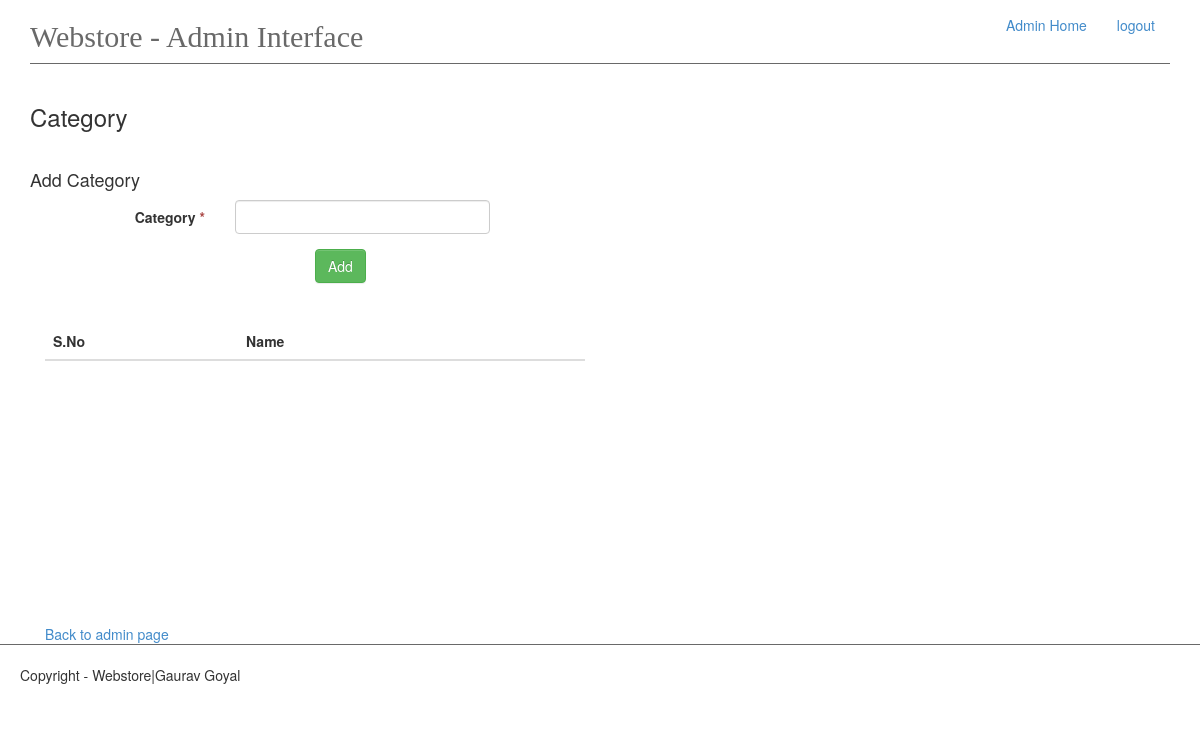
The page /admin/category/add/ (signed in) on the database as committed earlier.
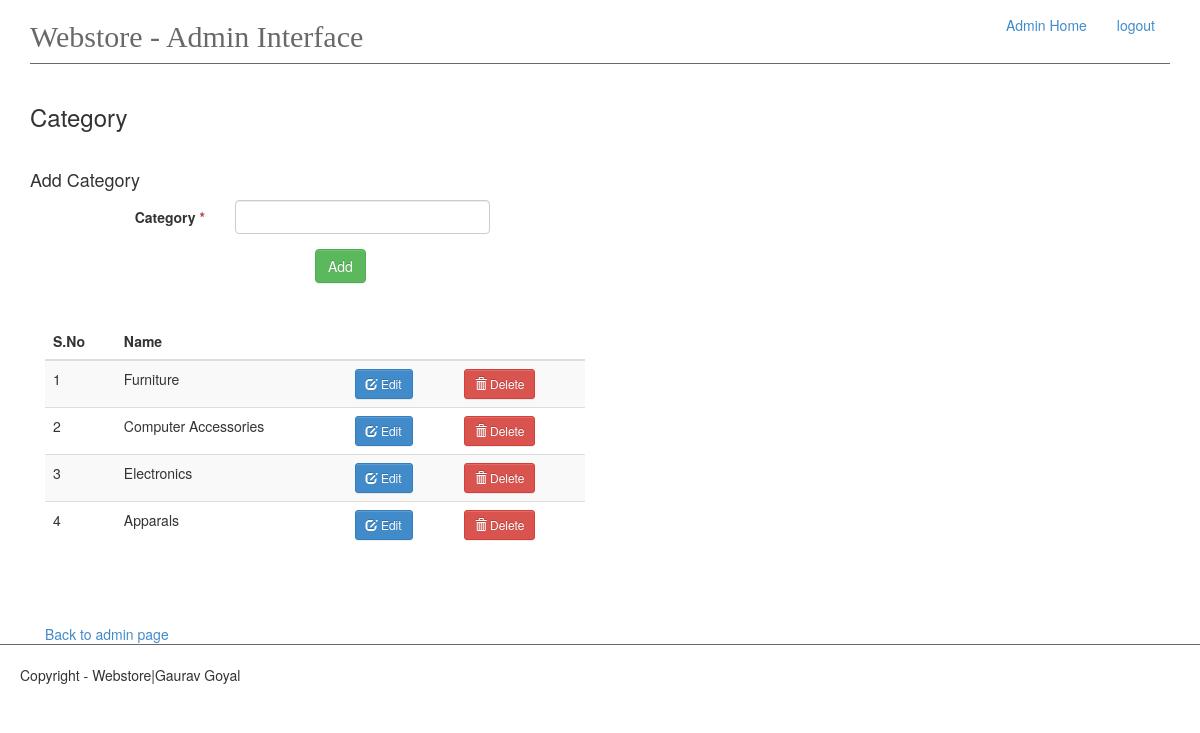
The same page on the database as committed later.
### app/models.py (models this page shows, shortened)
class Category(db.Model):
    id = db.Column(db.Integer, primary_key=True)
    name = db.Column(db.String(50), unique=True, index=True)
    products = db.relationship('Product', backref='category', lazy='dynamic')

### app/views.py (the view)
@app.route('/admin/category/add/', methods=['GET', 'POST'])
@login_required
def add_category():
    form = CategoryForm()
    if form.validate_on_submit():
        category = Category(name=form.name.data.title())
        db.session.add(category)
        db.session.commit()
        flash("category named "+ category.name + " is added to database.", 'text-success')
        return redirect(url_for('add_category'))
    categories = Category.query.all()
    return render_template('admin-panel/category.html', form=form, categories=categories)

### app/forms.py
class CategoryForm(Form):
    name = TextField('Category', validators=[Required('Category name is required')])

### app/__init__.py (called while the page is built)
@admin_login.user_loader
def load_user(id):
    return Admin.query.get(int(id))

### app/templates/admin-panel/category.html (shortened to what this page needs)
{% extends 'admin-panel/admin.html' %}
{% block content %}
    <h3>Category</h3>
    <br>
    <h4>Add Category</h4>
    <form class="form-horizontal" method="post" enctype= "multipart/form-data">
        {% for field in form if field.widget.input_type != 'hidden' %}
            <div class="col-md-12">
                <div class="form-group">
                    <label class="col-md-2 control-label">  {{ field.label }}
                        <span class="text-danger">*</span></label>
                    <div class="col-md-3"> {{ field(class_='form-control') }}</div>
                    <div class="col-md-6">
                    </div>
                </div >
            </div>
        {% endfor %}
        <div class="control-group">
            <div class="controls col-md-offset-3">
                <input type="submit" class="btn btn-success" value="Add">
            </div>
        </div>
    </form>
    <br>
    <br>
    <div class="col-md-6">
        <table class="table table-striped table-responsive col-md-6" id="cart_table">
            <thead>
            <tr>
                <th>S.No</th>
                <th>Name</th>
                <th></th>
                <th></th>
            </tr>
            </thead>
            <tbody>
            {% for item in categories %}
                <tr>
                    <td>{{ loop.index }}</td>
                    <td>{{ item.name }}</td>
                    <td>
                        <a href="{{ url_for('edit_category' , pk = item.id) }}" class="btn btn-sm btn-primary">
                            <span class="glyphicon glyphicon-edit"></span> Edit</a>
                    </td>
                    <td>
                        <a href="{{ url_for('delete_category' , pk = item.id) }}" class="btn btn-sm btn-danger">
                            <span class="glyphicon glyphicon-trash"></span>
                            Delete</a>
                    </td>
                </tr>
            {% endfor %}
            </tbody>
        </table>
    </div>
</div>
    <br>
    <div class="col-md-12"><a href="{{ url_for('admin_base') }}">Back to admin page</a></div>
{% endblock %}

Rows that differ between the two databases and show on the page:
added Category: name "Furniture"
added Category: name "Computer Accessories"
added Category: name "Electronics"
added Category: name "Apparals"
